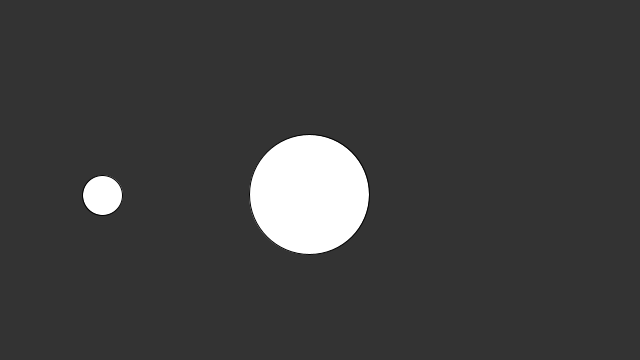
Frame 1 (no input)
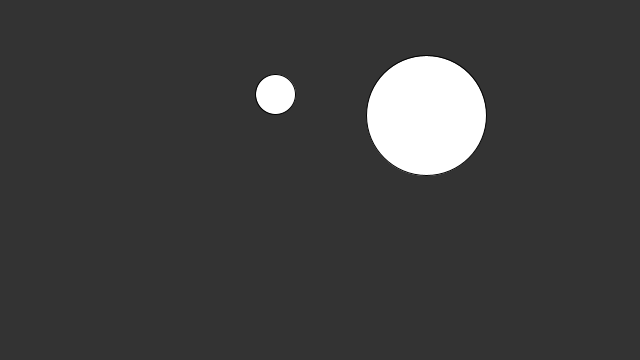
Frame 60 (the mouse pressed at the canvas centre just before this capture)
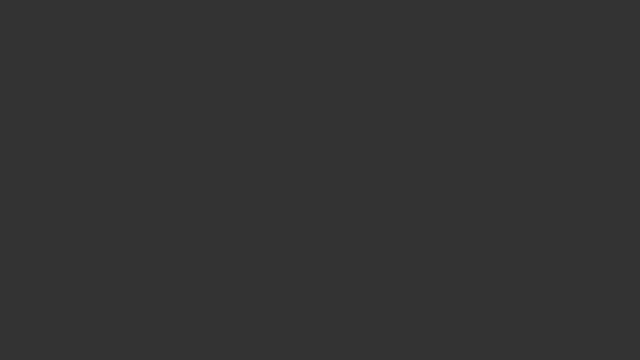
Frame 120 (the mouse held since frame 60 and released just before this capture)

The Processing sketch that drew these frames (run headless with seeded random() and noise(); from frame 60 on, the mouse is pressed at the canvas centre):

// Processing sketch: week15_4_xircle_collision_cos_sin
// ── week15_4_xircle_collision_cos_sin.pde
void setup() {
  size(640, 360);
}
Ball ball = new Ball(100, 200, 20);
Ball ball2 = new Ball(300, 200, 60);
void draw() {
  background(51);
  if(ball.checkCollision(ball2)) fill(#FFAAAA);
  else fill(255);
  ball.update();
  ball.display();
  ball2.update();
  ball2.display();
}

// ── Ball.pde
class Ball {
  float x, y, r;
  float vx, vy;
  Ball(int x0, int y0, int r0) {
    x = x0;
    y = y0;
    r = r0;
    vx = random(-10, +10);
    vy = random(-10, +10);
  }
  boolean checkCollision(Ball other) {
    if (dist(x, y, other.x, other.y) < r + other.r) {
      PVector diff = new PVector(other.x - x, other.y - y);
      float len = diff.mag(); //量值、長度的意思
      float a = diff.heading(); //向量的方向，對應某個角度
      // 大家熟悉的 cos(a), sin(a)
      
      PVector N = diff.copy().normalize(); //連線方向
      N.mult(N.dot(new PVector(vx, vy)));
      PVector N2 = new PVector(-N.y, N.x); //另一個垂直方向
      N2.mult(N2.dot(new PVector(vx, vy)));
      
      PVector M = diff.copy().normalize(); //連線方向
      M.mult(M.dot(new PVector(vx, vy)));
      PVector M2 = new PVector(-N.y, N.x); //另一個垂直方向
      M2.mult(M2.dot(new PVector(vx, vy)));
      
      PVector newV1 = PVector.add(M, N2);
      PVector newV2 = PVector.add(N, M2);
      vx = newV1.x;
      vy = newV1.y;
      other.vx = newV2.x;
      other.vy = newV2.y;
      
      return true;
    } else return false;
  }
  void update() {
    if ((x + vx) > 640 || (x + vx) < 0) vx = -vx;
    if ((y + vy) < 0 || (y + vy) > 360) vy = -vy;
    x += vx;
    y += vy;
  }
  void display() {
    ellipse(x, y, r + r, r + r);
  }
}
